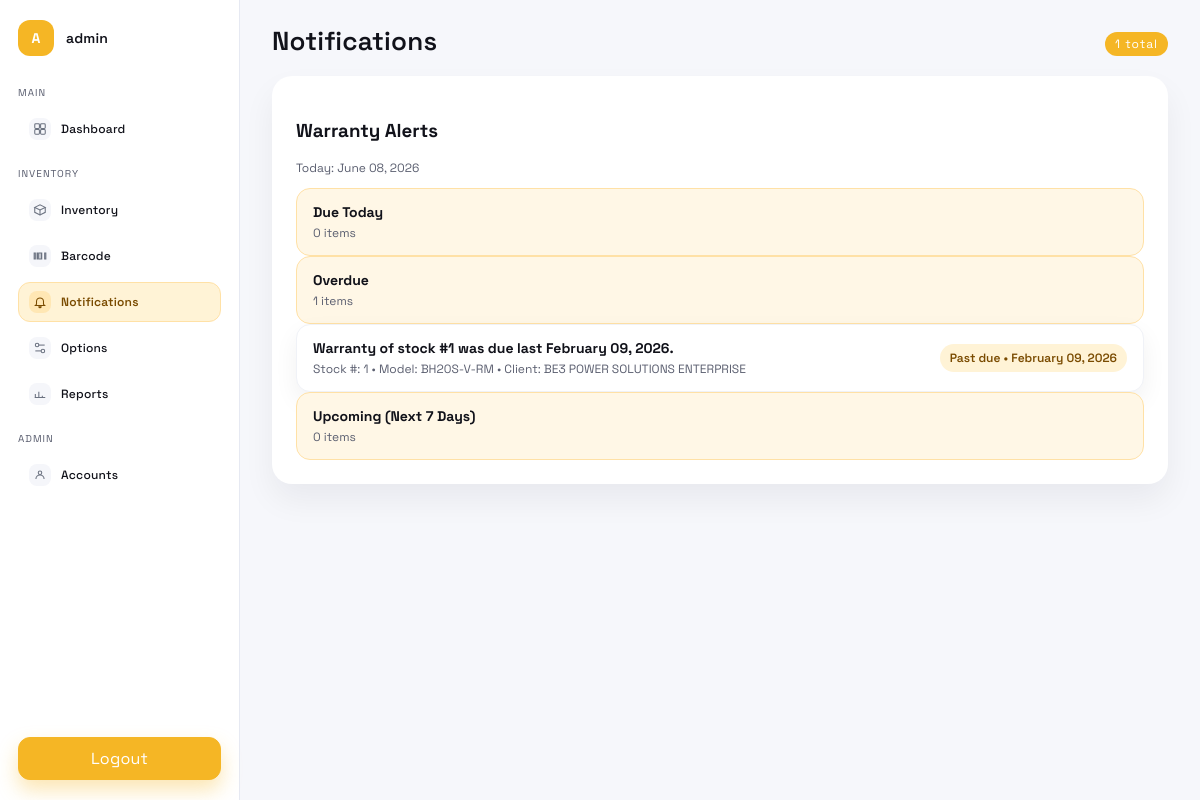
The page /notifications (signed in) on the database as committed earlier.
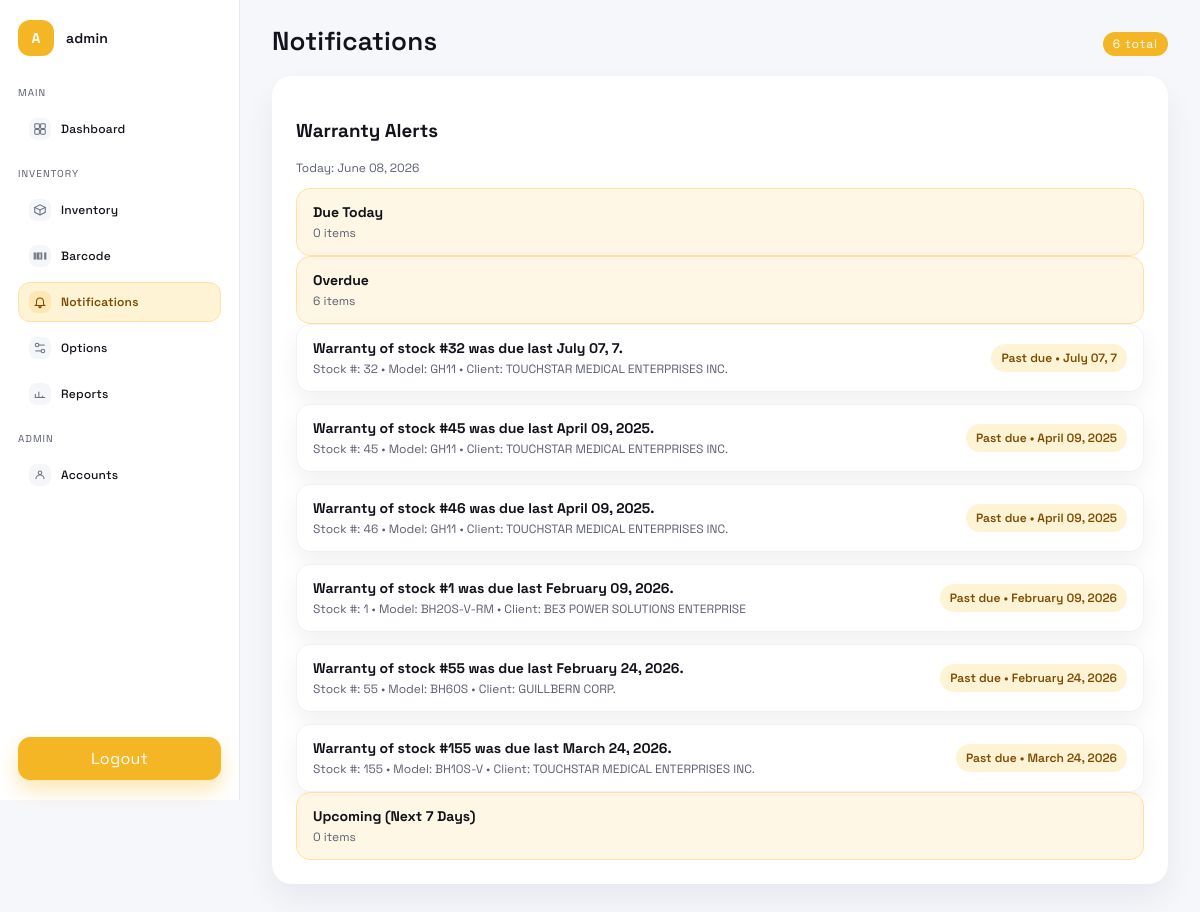
The same page on the database as committed later.
### tables this page shows
CREATE TABLE inventory (
            id INTEGER PRIMARY KEY AUTOINCREMENT,
            stock_no TEXT,
            code TEXT,
            system TEXT,
            model TEXT,
            rating TEXT,
            status TEXT,
            serial_number TEXT,
            client TEXT,
            date_acquired TEXT,
            date_installed TEXT,
            dr_no TEXT,
            si_no TEXT,
            po TEXT,
            value_vat_ex TEXT,
            warranty TEXT,
            terms TEXT,
            remarks TEXT,
            created_at TEXT NOT NULL
        , category TEXT);

### app.py (the view)
@app.route("/notifications")
@login_required
def notifications():
    groups = get_warranty_alert_groups()
    today = groups.get("today", datetime.date.today())
    overdue = groups.get("overdue", [])
    due_today = groups.get("due_today", [])
    upcoming = groups.get("upcoming", [])
    total_alerts = len(overdue) + len(due_today) + len(upcoming)
    return render_template(
        "notifications.html",
        active_page="notifications",
        overdue=overdue,
        due_today=due_today,
        upcoming=upcoming,
        total_alerts=total_alerts,
        due_today_count=len(due_today),
        overdue_count=len(overdue),
        upcoming_count=len(upcoming),
        today=today.strftime("%B %d, %Y"),
    )

### app.py (called while the page is built, shortened)
@app.after_request
def add_no_cache_headers(response):
    if request.path.startswith("/api/") or request.path in {
        "/",
        "/inventory",
        "/clients",
        "/installations",
        "/warranty",
        "/reports",
        "/options",
    }:
        response.headers["Cache-Control"] = "no-store, no-cache, must-revalidate, max-age=0"
        response.headers["Pragma"] = "no-cache"
    return response

def get_db():
    if "db" not in g:
        os.makedirs(DATA_DIR, exist_ok=True)
        g.db = sqlite3.connect(DB_PATH)
        g.db.row_factory = sqlite3.Row
    return g.db

def login_required(view):
    @wraps(view)
    def wrapped(*args, **kwargs):
        if not session.get("user_id"):
            return redirect(url_for("login"))
        return view(*args, **kwargs)
    return wrapped

def row_to_dict(row):
    return {
        "id": row["id"],
        **{field: row[field] or "" for field in FIELDS},
        "created_at": row["created_at"] or "",
    }

def parse_warranty_date(value):
    if not value:
        return None
    raw = str(value).strip()
    if not raw:
        return None
    for fmt in ("%Y-%m-%d", "%m/%d/%Y", "%m/%d/%y"):
        try:
            return datetime.datetime.strptime(raw, fmt).date()
        except ValueError:
            continue
    try:
        return datetime.date.fromisoformat(raw)
    except ValueError:
        return None

def get_current_user():
    user_id = session.get("user_id")
    if not user_id:
        return None
    db = get_db()
    row = db.execute(
        "SELECT username, role, COALESCE(display_name, username) AS display_name FROM users WHERE id = ?",
        (user_id,),
    ).fetchone()
    if not row:
        return None
    name = row["display_name"] or row["username"]
    initials = "".join(part[0] for part in name.split() if part).upper()[:2]
    return {
        "name": name,
        "role": row["role"],
        "initials": initials or "?",
    }

@app.before_request
def startup():
    global _startup_done

### templates/notifications.html (shortened to what this page needs)
{% extends "base.html" %}
{% block content %}
<header class="topbar">
  <div class="title">
    <h1>Notifications</h1>
  </div>
  <div class="actions">
    <span class="tag">{{ total_alerts }} total</span>
  </div>
</header>
<section class="panel">
  <div class="notice-header">
    <div>
      <h3>Warranty Alerts</h3>
      <p class="summary-note">Today: {{ today }}</p>
    </div>
  </div>
  {% if due_today or overdue or upcoming %}
  <div class="notice-list">
    <div class="notice-card notice-section">
      <div class="notice-main">
        <h4>Due Today</h4>
        <p class="notice-meta">{{ due_today_count }} items</p>
      </div>
    </div>
  </div>
  <div class="notice-list">
    <div class="notice-card notice-section">
      <div class="notice-main">
        <h4>Overdue</h4>
        <p class="notice-meta">{{ overdue_count }} items</p>
      </div>
    </div>
  </div>
  {% if overdue %}
  <div class="notice-list">
    {% for alert in overdue %}
    <div class="notice-card">
      <div class="notice-main">
        <h4>{{ alert.message }}</h4>
        <p class="notice-meta">
          Stock #: {{ alert.stock_no }}
          {% if alert.model %}• Model: {{ alert.model }}{% endif %}
          {% if alert.client %}• Client: {{ alert.client }}{% endif %}
        </p>
      </div>
      <div class="notice-date">{{ alert.due_label }} • {{ alert.due_date }}</div>
    </div>
    {% endfor %}
  </div>
  {% endif %}
  <div class="notice-list">
    <div class="notice-card notice-section">
      <div class="notice-main">
        <h4>Upcoming (Next 7 Days)</h4>
        <p class="notice-meta">{{ upcoming_count }} items</p>
      </div>
    </div>
  </div>
  {% else %}
  <div class="empty-state">No warranty alerts.</div>
  {% endif %}
</section>
{% endblock %}

### templates/base.html (shortened to what this page needs)
<!DOCTYPE html>
<html lang="en">
  <head>
    <link rel="stylesheet" href="{{ url_for('static', filename='styles.css') }}" />
  </head>
  <body>
    {% if request.endpoint == 'login' %}
      <main class="shell">
    {% else %}
      <div class="app-shell">
        <aside class="sidebar">
          <div class="sidebar-brand">
            <div class="brand-mark">{{ current_user.initials if current_user else 'U' }}</div>
            <div>
              <h1>{{ current_user.name if current_user else 'Inventory Suite' }}</h1>
            </div>
          </div>
          <nav class="sidebar-nav">
            <p class="nav-label">Main</p>
            <a class="nav-link {% if active_page == 'dashboard' %}active{% endif %}" href="/">
              <span class="nav-icon" aria-hidden="true">
                <svg viewBox="0 0 24 24" fill="none" stroke="currentColor" stroke-width="1.8">
                  <rect x="3" y="3" width="8" height="8" rx="1.6"></rect>
                  <rect x="13" y="3" width="8" height="8" rx="1.6"></rect>
                  <rect x="3" y="13" width="8" height="8" rx="1.6"></rect>
                  <rect x="13" y="13" width="8" height="8" rx="1.6"></rect>
                </svg>
              </span>
              <span>Dashboard</span>
            </a>
            <p class="nav-label">Inventory</p>
            <a class="nav-link {% if active_page == 'inventory' %}active{% endif %}" href="/inventory">
              <span class="nav-icon" aria-hidden="true">
                <svg viewBox="0 0 24 24" fill="none" stroke="currentColor" stroke-width="1.8">
                  <path d="M3 7.5 12 3l9 4.5-9 4.5-9-4.5Z"></path>
                  <path d="M12 12v9"></path>
                  <path d="M3 7.5V16l9 4.5 9-4.5V7.5"></path>
                </svg>
              </span>
              <span>Inventory</span>
            </a>
            <a class="nav-link {% if active_page == 'barcode' %}active{% endif %}" href="/barcode">
              <span class="nav-icon" aria-hidden="true">
                <svg viewBox="0 0 24 24" fill="none" stroke="currentColor" stroke-width="1.8">
                  <path d="M2 7h2v10H2zM20 7h2v10h-2zM7 7h1v10H7zM10 7h4v10h-4zM14 7h1v10h-1z"/>
                </svg>
              </span>
              <span>Barcode</span>
            </a>
            <a class="nav-link {% if active_page == 'notifications' %}active{% endif %}" href="/notifications">
              <span class="nav-icon" aria-hidden="true">
                <svg viewBox="0 0 24 24" fill="none" stroke="currentColor" stroke-width="1.8">
                  <path d="M12 22a2 2 0 0 0 2-2H10a2 2 0 0 0 2 2Z" />
                  <path d="M18 16v-5a6 6 0 1 0-12 0v5l-2 2h16l-2-2Z" />
                </svg>
              </span>
              <span>Notifications</span>
            </a>
            <a class="nav-link {% if active_page == 'options' %}active{% endif %}" href="/options">
              <span class="nav-icon" aria-hidden="true">
                <svg viewBox="0 0 24 24" fill="none" stroke="currentColor" stroke-width="1.8">
                  <circle cx="7" cy="7" r="3"></circle>
                  <circle cx="17" cy="17" r="3"></circle>
                  <path d="M10 7h10"></path>
                  <path d="M4 17h10"></path>
                </svg>
              </span>
              <span>Options</span>
            </a>
            <a class="nav-link {% if active_page == 'reports' %}active{% endif %}" href="/reports">
              <span class="nav-icon" aria-hidden="true">
                <svg viewBox="0 0 24 24" fill="none" stroke="currentColor" stroke-width="1.8">
                  <path d="M4 18v-6"></path>
                  <path d="M10 18V8"></path>
                  <path d="M16 18v-3"></path>
                  <path d="M3 18h18"></path>
                </svg>
              </span>
              <span>Reports</span>
            </a>
            <p class="nav-label">Admin</p>
            <a class="nav-link {% if active_page == 'accounts' %}active{% endif %}" href="/accounts">
              <span class="nav-icon" aria-hidden="true">
                <svg viewBox="0 0 24 24" fill="none" stroke="currentColor" stroke-width="1.8">
                  <circle cx="12" cy="8" r="3"></circle>
                  <path d="M5 19a7 7 0 0 1 14 0"></path>
                </svg>
              </span>
              <span>Accounts</span>
            </a>
          </nav>
          <div class="sidebar-footer">
            <a class="logout-btn sidebar-logout" href="/logout">Logout</a>
          </div>
        </aside>
        <main class="shell">
    {% endif %}
    {% block content %}{% endblock %}
    {% if request.endpoint == 'login' %}
      </main>
    {% else %}
        </main>
      </div>
    {% endif %}
  </body>
</html>

### static/styles.css (style rules this page uses)
:root { --ink: #11121a; --muted: #5b5f70; --orange: #f5b625; --orange-deep: #e69b00; --orange-soft: #fff3d6; --glass: #ffffff; --shadow: rgba(17, 18, 26, 0.08); }
* { box-sizing: border-box; }
body { margin: 0; font-family: "Space Grotesk", "Segoe UI", sans-serif; color: var(--ink); min-height: 100vh; background: #f6f7fb; }
.app-shell { display: grid; grid-template-columns: 240px 1fr; min-height: 100vh; background: #f6f7fb; }
.shell { padding: 24px 32px 28px; background: #f6f7fb; }
.sidebar { position: sticky; top: 0; height: 100vh; border-right: 1px solid #e6e9f2; padding: 20px 18px; display: flex; text-transform: none; letter-spacing: 0.2px; flex-direction: column; gap: 18px; background: #fff; }
.sidebar-brand { display: flex; gap: 12px; align-items: center; }
.brand-mark { width: 36px; height: 36px; border-radius: 12px; background: var(--orange); color: #fff; display: grid; place-items: center; font-weight: 700; font-size: 14px; }
.sidebar-brand h1 { margin: 0; font-size: 14px; font-weight: 600; }
.sidebar-nav { display: grid; gap: 6px; }
.nav-label { margin: 12px 0 4px; font-size: 10px; text-transform: uppercase; letter-spacing: 1px; color: var(--muted); }
.nav-link { display: flex; align-items: center; gap: 10px; text-decoration: none; color: var(--ink); padding: 8px 10px; border-radius: 12px; border: 1px solid transparent; font-size: 12px; font-weight: 500; }
.nav-icon { width: 22px; height: 22px; border-radius: 8px; background: #f5f6fa; color: #6b7280; display: grid; place-items: center; }
.nav-icon svg { width: 14px; height: 14px; }
.nav-link.active { background: var(--orange-soft); color: #7a4b00; border-color: #ffe1a6; font-weight: 600; }
.nav-link.active .nav-icon { background: #ffe7b4; color: #7a4b00; }
.sidebar-footer { margin-top: auto; padding-top: 12px; }
.sidebar-logout { display: flex; width: 100%; justify-content: center; text-align: center; border-radius: 12px; padding: 10px 14px; }
.topbar { display: flex; justify-content: space-between; align-items: center; margin-bottom: 18px; gap: 16px; }
.title h1 { font-family: "Space Grotesk", "Segoe UI", sans-serif; margin: 0; font-size: 26px; font-weight: 600; letter-spacing: 0.2px; }
.tag { display: inline-flex; margin-top: 6px; padding: 4px 10px; background: var(--orange); color: #fff; border-radius: 999px; font-size: 12px; letter-spacing: 1px; }
.actions { display: flex; gap: 12px; flex-wrap: wrap; }
.notice-header { display: flex; justify-content: space-between; align-items: center; margin-bottom: 12px; }
.notice-list { display: grid; gap: 12px; }
.notice-card { display: flex; justify-content: space-between; align-items: center; gap: 12px; padding: 14px 16px; border: 1px solid #f0f2f7; border-radius: 14px; background: #fff; box-shadow: 0 10px 24px rgba(17, 18, 26, 0.06); }
.notice-card.notice-section { background: #fff7e6; border-color: #ffe1a6; box-shadow: none; }
.notice-card h4 { margin: 0 0 4px; font-size: 14px; }
.notice-meta { margin: 0; font-size: 12px; color: var(--muted); }
.notice-date { font-size: 12px; font-weight: 600; background: #fff3d6; color: #7a4b00; padding: 6px 10px; border-radius: 999px; white-space: nowrap; }
.summary-note { margin: 6px 0 0; font-size: 12px; color: var(--muted); }
.panel { background: var(--glass); border-radius: 20px; box-shadow: 0 16px 32px rgba(17, 18, 26, 0.06); padding: 24px; animation: slideUp 0.6s ease-out; }
.logout-btn { display: inline-flex; align-items: center; justify-content: center; gap: 8px; border: 1px solid #f5b625; background: #f5b625; color: #fff; padding: 10px 16px; border-radius: 12px; text-decoration: none; box-shadow: 0 10px 20px rgba(245, 182, 37, 0.35); }

Rows that differ between the two databases and show on the page:
added inventory: message "Warranty of stock #32 was due last July 07, 7.", stock_no "32", model "GH11", client "TOUCHSTAR MEDICAL ENTERPRISES INC.", due_label "Past due", due_date "July 07, 7"
added inventory: message "Warranty of stock #45 was due last April 09, 2025.", stock_no "45", model "GH11", client "TOUCHSTAR MEDICAL ENTERPRISES INC.", due_label "Past due", due_date "April 09, 2025"
added inventory: message "Warranty of stock #46 was due last April 09, 2025.", stock_no "46", model "GH11", client "TOUCHSTAR MEDICAL ENTERPRISES INC.", due_label "Past due", due_date "April 09, 2025"
added inventory: message "Warranty of stock #55 was due last February 24, 2026.", stock_no "55", model "BH60S", client "GUILLBERN CORP.", due_label "Past due", due_date "February 24, 2026"
added inventory: message "Warranty of stock #155 was due last March 24, 2026.", stock_no "155", model "BH10S-V", client "TOUCHSTAR MEDICAL ENTERPRISES INC.", due_label "Past due", due_date "March 24, 2026"
Other text that changed with them:
{{ total_alerts }}: "1" → "6"
{{ overdue_count }}: "1" → "6"
